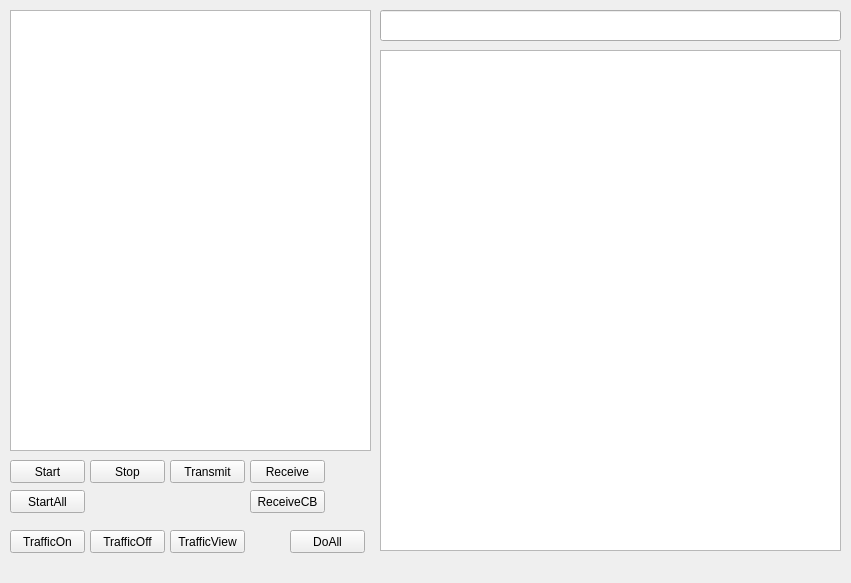
<?xml version="1.0" encoding="UTF-8"?>
<ui version="4.0">
 <class>MainWindow</class>
 <widget class="QMainWindow" name="MainWindow">
  <property name="geometry">
   <rect>
    <x>0</x>
    <y>0</y>
    <width>851</width>
    <height>583</height>
   </rect>
  </property>
  <property name="windowTitle">
   <string>MainWindow</string>
  </property>
  <widget class="QWidget" name="centralwidget">
   <widget class="QListWidget" name="listWidget">
    <property name="geometry">
     <rect>
      <x>10</x>
      <y>10</y>
      <width>361</width>
      <height>441</height>
     </rect>
    </property>
    <property name="font">
     <font>
      <pointsize>12</pointsize>
      <weight>75</weight>
      <bold>true</bold>
     </font>
    </property>
   </widget>
   <widget class="QPushButton" name="pushButtonStart">
    <property name="geometry">
     <rect>
      <x>10</x>
      <y>460</y>
      <width>75</width>
      <height>23</height>
     </rect>
    </property>
    <property name="text">
     <string>Start</string>
    </property>
   </widget>
   <widget class="QPushButton" name="pushButtonStop">
    <property name="geometry">
     <rect>
      <x>90</x>
      <y>460</y>
      <width>75</width>
      <height>23</height>
     </rect>
    </property>
    <property name="text">
     <string>Stop</string>
    </property>
   </widget>
   <widget class="QPushButton" name="pushButtonTransmit">
    <property name="geometry">
     <rect>
      <x>170</x>
      <y>460</y>
      <width>75</width>
      <height>23</height>
     </rect>
    </property>
    <property name="text">
     <string>Transmit</string>
    </property>
   </widget>
   <widget class="QPushButton" name="pushButtonReceive">
    <property name="geometry">
     <rect>
      <x>250</x>
      <y>460</y>
      <width>75</width>
      <height>23</height>
     </rect>
    </property>
    <property name="text">
     <string>Receive</string>
    </property>
   </widget>
   <widget class="QTextBrowser" name="textBrowser">
    <property name="geometry">
     <rect>
      <x>380</x>
      <y>50</y>
      <width>461</width>
      <height>501</height>
     </rect>
    </property>
    <property name="font">
     <font>
      <family>Courier New</family>
      <pointsize>12</pointsize>
     </font>
    </property>
   </widget>
   <widget class="QPushButton" name="pushButtonTrafficOn">
    <property name="geometry">
     <rect>
      <x>10</x>
      <y>530</y>
      <width>75</width>
      <height>23</height>
     </rect>
    </property>
    <property name="text">
     <string>TrafficOn</string>
    </property>
   </widget>
   <widget class="QPushButton" name="pushButtonTrafficOff">
    <property name="geometry">
     <rect>
      <x>90</x>
      <y>530</y>
      <width>75</width>
      <height>23</height>
     </rect>
    </property>
    <property name="text">
     <string>TrafficOff</string>
    </property>
   </widget>
   <widget class="QPushButton" name="pushButtonStartAll">
    <property name="geometry">
     <rect>
      <x>10</x>
      <y>490</y>
      <width>75</width>
      <height>23</height>
     </rect>
    </property>
    <property name="text">
     <string>StartAll</string>
    </property>
   </widget>
   <widget class="QPushButton" name="pushButtonTrafficView">
    <property name="geometry">
     <rect>
      <x>170</x>
      <y>530</y>
      <width>75</width>
      <height>23</height>
     </rect>
    </property>
    <property name="text">
     <string>TrafficView</string>
    </property>
   </widget>
   <widget class="QPushButton" name="pushButtonReceiveCB">
    <property name="geometry">
     <rect>
      <x>250</x>
      <y>490</y>
      <width>75</width>
      <height>23</height>
     </rect>
    </property>
    <property name="text">
     <string>ReceiveCB</string>
    </property>
   </widget>
   <widget class="QPushButton" name="pushButtonDoAll">
    <property name="geometry">
     <rect>
      <x>290</x>
      <y>530</y>
      <width>75</width>
      <height>23</height>
     </rect>
    </property>
    <property name="text">
     <string>DoAll</string>
    </property>
   </widget>
   <widget class="QLineEdit" name="lineEdit">
    <property name="geometry">
     <rect>
      <x>380</x>
      <y>10</y>
      <width>461</width>
      <height>31</height>
     </rect>
    </property>
    <property name="font">
     <font>
      <pointsize>12</pointsize>
     </font>
    </property>
   </widget>
  </widget>
  <widget class="QMenuBar" name="menubar">
   <property name="geometry">
    <rect>
     <x>0</x>
     <y>0</y>
     <width>851</width>
     <height>21</height>
    </rect>
   </property>
  </widget>
 </widget>
 <resources/>
 <connections/>
</ui>
